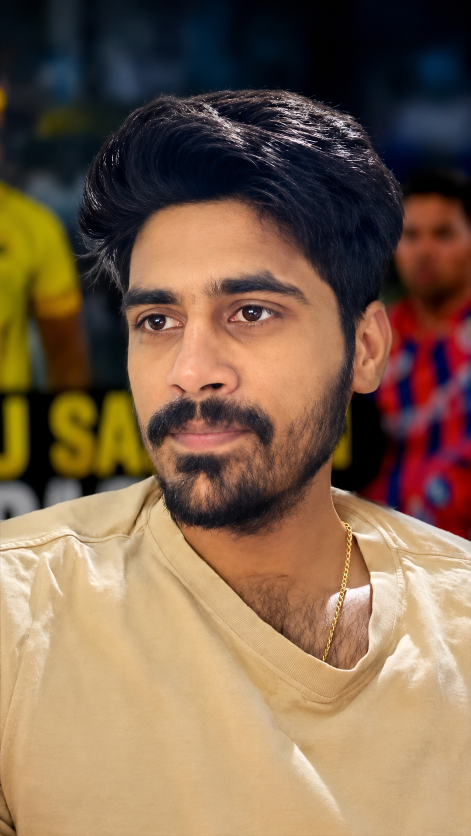
#> input picture expectation.png, 941 x 1672 px (shown at 1/2 size); its folder holds only this picture in this run
$ python -i temporal_stabilize.py   (imports and definitions only)
#> lines starting #> are read from the running program, lines starting #| are printed output that depends on the picture
### face_os/config.py
"""
config.py — Face OS configuration.

Loads from face_os_config.yaml with sensible defaults.
All tuning parameters live here — no magic numbers in modules.
"""

from pathlib import Path
from typing import Any, Dict, Optional
import yaml


_DEFAULTS: Dict[str, Any] = {
    # ─── Identity ──────────────────────────────────────────────────────────
    "identity": {
        "reference_dir": "photos/",           # Directory with reference face photos
        "reference_image": "expectation.png", # Primary reference for appearance
        "embedding_tolerance": 0.50,          # Face matching threshold (lower = stricter)
        "max_embeddings": 50,                 # Max reference embeddings to store
    },

    # ─── Detection & Tracking ──────────────────────────────────────────────
    "detection": {
        "model": "mediapipe",                  # mediapipe (V4, no dlib)
        "min_face_size": 60,                  # Minimum face size in pixels
        "detection_interval": 5,              # Detect every N frames (track in between)
        "max_lost_frames": 30,                # Frames before declaring face LOST
        "smoothing_alpha": 0.3,               # EMA smoothing for bbox (0 = no smoothing)
    },

    # ─── Landmarks ─────────────────────────────────────────────────────────
    "landmarks": {
        "model": "mediapipe_478",                 # mediapipe_478 (V4, no dlib)
        "pose_smoothing": 0.4,                # EMA for head pose angles
    },

    # ─── Canonical Face Mapping ────────────────────────────────────────────
    "canonical": {
        "atlas_size": [1024, 1024],             # Canonical face resolution [W, H]
        "alignment_mode": "similarity",       # similarity | affine | perspective
        "enrollment_frames": 30,              # Frames to average for enrollment
        "min_confidence_for_update": 0.7,     # Min detection confidence to update atlas
    },

    # ─── Crop Planner ──────────────────────────────────────────────────────
    "crop": {
        "output_size": [1080, 1920],          # Target output [W, H]
        "headroom_ratio": 0.30,               # Fraction of output above face center
        "face_target_width": 270,             # Target face width in output (pixels)
        "smoothing_alpha": 0.25,              # EMA for crop position
        "max_crop_velocity": 50,              # Max pixels crop can move per frame
        "protect_forehead": True,             # Never crop above forehead
        "allow_bottom_crop": True,            # OK to crop below chin
    },

    # ─── Temporal Stabilizer ───────────────────────────────────────────────
    "temporal": {
        "flicker_threshold": 15.0,            # LAB distance to trigger stabilization
        "temporal_window": 5,                 # Frames to average for stabilization
        "use_motion_compensation": True,      # Compensate for camera motion
    },

    # ─── Face Enhancement ──────────────────────────────────────────────────
    "enhance": {
        "eye_boost": 1.5,                     # Enhancement multiplier for eyes
        "brow_boost": 1.3,                    # Enhancement multiplier for brows
        "beard_boost": 1.2,                   # Enhancement multiplier for beard
        "contour_boost": 1.2,                 # Enhancement multiplier for face contour
        "skin_smoothing": 0.3,                # Skin smoothing strength (0 = none)
        "sharpen_amount": 0.3,                # Sharpening strength
        "sharpen_radius": 1.0,                # Sharpening radius
        "use_cinematic_noise": True,          # Add subtle sensor grain
        "noise_strength": 0.02,               # Grain intensity (0 = none)
    },

    # ─── Energy Scaling ────────────────────────────────────────────────────
    "energy": {
        "normalize_energy": True,             # I-07: Enable energy normalization (z-score)
        "normalization_method": "zscore",     # zscore | minmax | none
    },

    # ─── Identity Memory (Photic Memory) ───────────────────────────────────
    "memory": {
        "accumulation_rate": 0.1,             # How fast confidence accumulates
        "decay_rate": 0.01,                   # How fast confidence decays without observation
        "min_observations": 5,                # Min observations before using memory
        "max_age_frames": 300,                # Max frames to keep in memory
        "use_pose_weighting": True,           # Weight observations by pose similarity
    },

    # ─── D-05 Latent Identity ──────────────────────────────────────────────
    "latent": {
        "contract_mode": "warn",               # 'warn' | 'fatal'
        "hybrid_blend_max": 0.5,               # Per-pixel uncertainty blend cap
    },

    # ─── Compositor ────────────────────────────────────────────────────────
    "compositor": {
        "confidence_threshold": 0.3,          # Below this, use source pixels
        "blend_mode": "laplacian",            # laplacian | alpha
        "feather_pixels": 10,                 # Edge feathering width
        "use_light_matching": True,           # Match lighting between face and background
    },

    # ─── Export ────────────────────────────────────────────────────────────
    "export": {
        "codec": "libx264",
        "crf": 18,
        "preset": "slow",
        "bitrate": "25M",
        "audio_bitrate": "320k",
        "fps": 30,
        "pixel_format": "yuv420p",
        "timeout_seconds": 900,
        "fade_in": 0.5,
        "fade_out": 0.5,
    },

    # ─── QC ────────────────────────────────────────────────────────────────
    "qc": {
        "min_face_detection_rate": 0.80,      # Min % of frames with face detected
        "max_identity_drift": 20.0,           # Max LAB distance from reference
        "max_flicker_score": 5.0,             # Max frame-to-frame variance
        "min_sharpness": 10.0,                # Min Laplacian variance
        "check_av_sync": True,                # Validate audio-video sync
    },

    # ─── Paths ─────────────────────────────────────────────────────────────
    "paths": {
        "temp": "temp/",
        "output": "output/face_os/",
        "logs": "logs/",
    },

    # ─── Logging ───────────────────────────────────────────────────────────
    "logging": {
        "level": "INFO",
        "log_file": "logs/face_os.log",
    },
}


def _deep_merge(base: Dict, override: Dict) -> Dict:
    """Deep merge override into base. Override wins on conflicts."""
    result = base.copy()
    for key, value in override.items():
        if key in result and isinstance(result[key], dict) and isinstance(value, dict):
            result[key] = _deep_merge(result[key], value)
        else:
            result[key] = value
    return result


class FaceOSConfig:
    """Configuration for the Face OS pipeline.

    Loads from face_os_config.yaml, falls back to defaults.
    Access via dot notation: cfg.identity.reference_dir
    """

    def __init__(self, config_path: Optional[str] = None):
        self._data = _DEFAULTS.copy()

        # Try to load config file
        paths_to_try = [
            config_path,
            "face_os_config.yaml",
            "face_os_config.yml",
        ]
        for p in paths_to_try:
            if p and Path(p).exists():
                with open(p, "r") as f:
                    user_cfg = yaml.safe_load(f) or {}
                self._data = _deep_merge(self._data, user_cfg)
                break
#> further down, picture is the input picture: shape (1672, 941, 3); mean B, G, R 78.4, 100.8, 126.5

    def __getattr__(self, name: str) -> Any:
        if name.startswith("_"):
            return super().__getattribute__(name)
        try:
            value = self._data[name]
        except KeyError:
            raise AttributeError(f"Config has no section '{name}'")
        if isinstance(value, dict):
            return _ConfigSection(value)
        return value

    def get(self, key: str, default: Any = None) -> Any:
        return self._data.get(key, default)

    def section(self, name: str) -> Dict:
        return self._data.get(name, {})

    def to_dict(self) -> Dict:
        return self._data.copy()


class _ConfigSection:
    """Nested config section with dot-notation access."""

    def __init__(self, data: Dict):
        object.__setattr__(self, "_data", data)

    def __getattr__(self, name: str) -> Any:
        try:
            value = self._data[name]
        except KeyError:
            raise AttributeError(f"Config section has no key '{name}'")
        if isinstance(value, dict):
            return _ConfigSection(value)
        return value

    def get(self, key: str, default: Any = None) -> Any:
        return self._data.get(key, default)

    def __repr__(self) -> str:
        return repr(self._data)


# Singleton
_cfg: Optional[FaceOSConfig] = None


def get_config(config_path: Optional[str] = None) -> FaceOSConfig:
    """Get or create the global config singleton."""
    global _cfg
    if _cfg is None:
        _cfg = FaceOSConfig(config_path)
    return _cfg

### face_os/temporal_stabilize.py
"""
temporal_stabilize.py — Module 6: Temporal Stabilizer.

Implements "Identity Inertia" — the principle that:
  ΔI_identity ≪ ΔI_source

The source video may have wild exposure swings, colored light reflections,
and compression artifacts. But the person's identity should remain stable.

This module:
  - Tracks frame-to-frame appearance changes
  - Suppresses flicker (sudden L/a/b shifts not caused by real motion)
  - Uses temporal window averaging for stable output
  - Applies motion compensation to avoid smearing during real movement
"""

from collections import deque
from typing import Optional, Tuple

import cv2
import numpy as np

from face_os.config import get_config
from face_os.types import FaceTrack, FrameData


cfg = get_config()


class TemporalStabilizer:
    """Maintains temporal consistency across frames.

    Core algorithm:
    1. Convert each frame to LAB
    2. Track per-frame LAB statistics (mean, std)
    3. If a frame deviates too much from the rolling average,
       pull it back toward the average (flicker suppression)
    4. If motion is detected (optical flow), reduce stabilization
       to avoid smearing real movement
    """

    def __init__(self):
        self._window = deque(maxlen=cfg.temporal.temporal_window)
        self._lab_history = deque(maxlen=30)
        self._prev_gray: Optional[np.ndarray] = None
        self._motion_score = 0.0

    def stabilize(
        self,
        frame: np.ndarray,
        face_track: Optional[FaceTrack] = None,
    ) -> np.ndarray:
        """Apply temporal stabilization to a frame.

        Returns the stabilized frame (may be identical to input if stable).
        """
        lab = cv2.cvtColor(frame, cv2.COLOR_BGR2LAB).astype(np.float32)
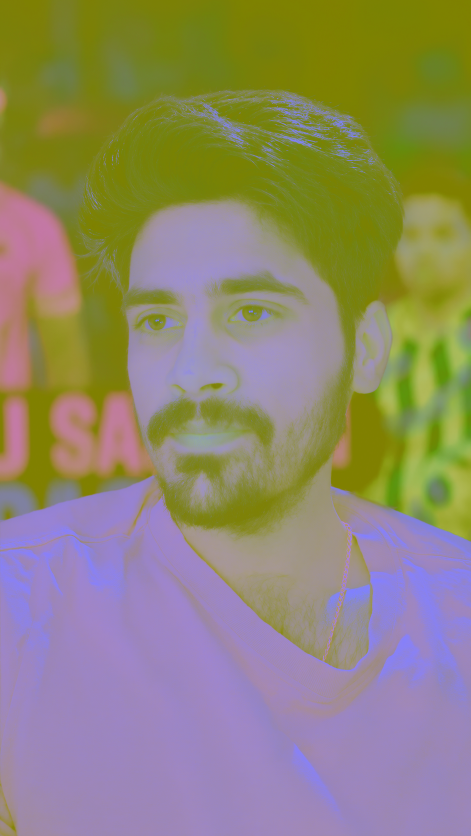
#> lab: shape (1672, 941, 3) float32 (shown at 1/2 size); mean B, G, R 111.2, 134.1, 144.3

        # Compute per-channel statistics
        l_mean = float(np.mean(lab[:, :, 0]))
#> l_mean = 111.1
        a_mean = float(np.mean(lab[:, :, 1]))
#> a_mean = 135.8
        b_mean = float(np.mean(lab[:, :, 2]))
#> b_mean = 143.4

        current_stats = np.array([l_mean, a_mean, b_mean])
#> current_stats = [111.1, 135.8, 143.4]
        self._lab_history.append(current_stats)

        # Compute motion score (optical flow magnitude)
        self._motion_score = self._compute_motion(frame)

        # Need at least 3 frames to stabilize
        if len(self._lab_history) < 3:
            return frame

        # Rolling average of LAB stats
        history = np.array(list(self._lab_history))
        avg_stats = np.mean(history, axis=0)
        std_stats = np.std(history, axis=0)

        # How far is this frame from the average?
        deviation = current_stats - avg_stats
        deviation_magnitude = np.sqrt(np.sum(deviation ** 2))

        # Threshold: if deviation is large, it's likely flicker
        threshold = cfg.temporal.flicker_threshold

        if deviation_magnitude > threshold:
            # Apply correction — pull toward average
            # But reduce correction if there's real motion
            motion_factor = 1.0 - min(self._motion_score / 50.0, 0.8)
            inertia = cfg.temporal.identity_inertia

            correction = deviation * inertia * motion_factor
            corrected_stats = current_stats - correction

            # Apply correction to LAB channels
            lab[:, :, 0] += (corrected_stats[0] - current_stats[0])
            lab[:, :, 1] += (corrected_stats[1] - current_stats[1])
            lab[:, :, 2] += (corrected_stats[2] - current_stats[2])

            lab = np.clip(lab, 0, 255).astype(np.uint8)
            return cv2.cvtColor(lab, cv2.COLOR_LAB2BGR)

        return frame

    def stabilize_face_region(
        self,
        frame: np.ndarray,
        face_mask: np.ndarray,
        face_track: Optional[FaceTrack] = None,
    ) -> np.ndarray:
        """Stabilize only the face region (background left untouched).

        This is more precise — only the face gets identity inertia,
        while the background retains its natural variation.
        """
        if face_mask is None or face_mask.max() < 0.01:
            return self.stabilize(frame, face_track)

        # Stabilize full frame
        stabilized = self.stabilize(frame, face_track)

        # Blend: face region gets stabilization, background stays original
        mask_3ch = face_mask[:, :, np.newaxis]
        result = frame.astype(np.float32) * (1 - mask_3ch) + stabilized.astype(np.float32) * mask_3ch
        return np.clip(result, 0, 255).astype(np.uint8)

    def _compute_motion(self, frame: np.ndarray) -> float:
        """Compute motion score from optical flow magnitude."""
        gray = cv2.cvtColor(frame, cv2.COLOR_BGR2GRAY)
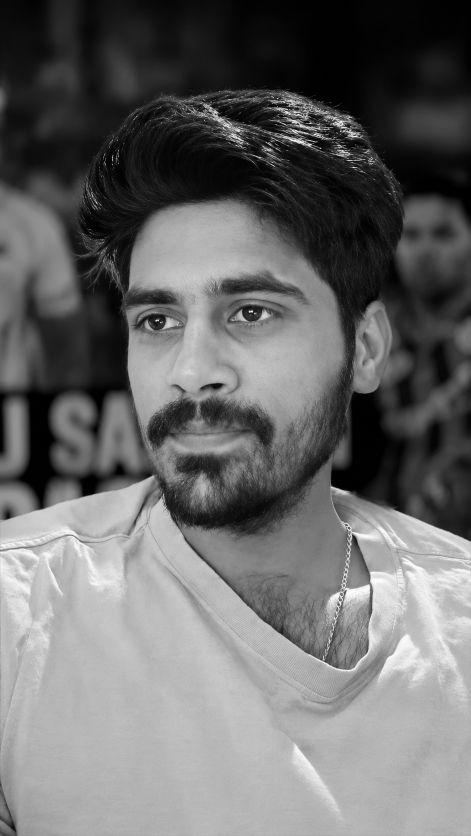
#> gray: shape (1672, 941) (shown at 1/2 size); min 0, max 255, mean 105.9

        if self._prev_gray is None:
            self._prev_gray = gray
            return 0.0

        # Resize for speed
        h, w = gray.shape
        small_h, small_w = h // 4, w // 4
        small_curr = cv2.resize(gray, (small_w, small_h))
        small_prev = cv2.resize(self._prev_gray, (small_w, small_h))

        # Dense optical flow (Farneback)
        try:
            flow = cv2.calcOpticalFlowFarneback(
                small_prev, small_curr,
                None,
                pyr_scale=0.5, levels=3, winsize=15,
                iterations=3, poly_n=5, poly_sigma=1.2,
                flags=0,
            )
            magnitude = np.sqrt(flow[:, :, 0] ** 2 + flow[:, :, 1] ** 2)
            motion_score = float(np.mean(magnitude))
        except Exception:
            motion_score = 0.0

        self._prev_gray = gray
        return motion_score

    def reset(self) -> None:
        """Reset temporal state (call at start of each clip)."""
        self._window.clear()
        self._lab_history.clear()
        self._prev_gray = None
        self._motion_score = 0.0

>>> import cv2
>>> picture = cv2.imread('../expectation.png')
>>> result = TemporalStabilizer().stabilize(picture)
#> in stabilize, `self._motion_score = self._compute_motion(frame)`: self._motion_score = 0
